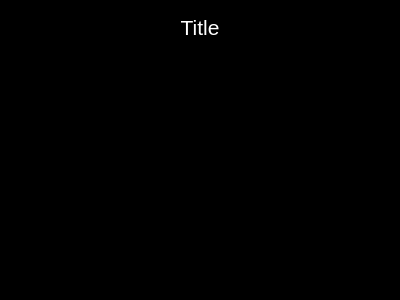
<?xml version="1.0" encoding="UTF-8"?>
<ui version="4.0">
 <class>ModalDialog</class>
 <widget class="QDialog" name="ModalDialog">
  <property name="windowModality">
   <enum>Qt::ApplicationModal</enum>
  </property>
  <property name="geometry">
   <rect>
    <x>0</x>
    <y>0</y>
    <width>400</width>
    <height>300</height>
   </rect>
  </property>
  <property name="styleSheet">
   <string notr="true">QDialog {
	background: rgb(0, 0, 0);

	border-radius: 10px;
}

QLabel {
	color: rgb(255, 255, 255);
}</string>
  </property>
  <property name="modal">
   <bool>true</bool>
  </property>
  <layout class="QVBoxLayout" name="mainLayout" stretch="0,0,1">
   <property name="leftMargin">
    <number>30</number>
   </property>
   <property name="topMargin">
    <number>15</number>
   </property>
   <property name="rightMargin">
    <number>30</number>
   </property>
   <property name="bottomMargin">
    <number>30</number>
   </property>
   <item>
    <widget class="QLabel" name="labelTitle">
     <property name="font">
      <font>
       <pointsize>16</pointsize>
      </font>
     </property>
     <property name="text">
      <string notr="true">Title</string>
     </property>
     <property name="alignment">
      <set>Qt::AlignCenter</set>
     </property>
    </widget>
   </item>
   <item>
    <spacer name="verticalSpacer">
     <property name="orientation">
      <enum>Qt::Vertical</enum>
     </property>
     <property name="sizeType">
      <enum>QSizePolicy::Fixed</enum>
     </property>
     <property name="sizeHint" stdset="0">
      <size>
       <width>20</width>
       <height>20</height>
      </size>
     </property>
    </spacer>
   </item>
   <item>
    <layout class="QFormLayout" name="formLayout">
     <property name="horizontalSpacing">
      <number>15</number>
     </property>
    </layout>
   </item>
  </layout>
 </widget>
 <resources/>
 <connections/>
</ui>
